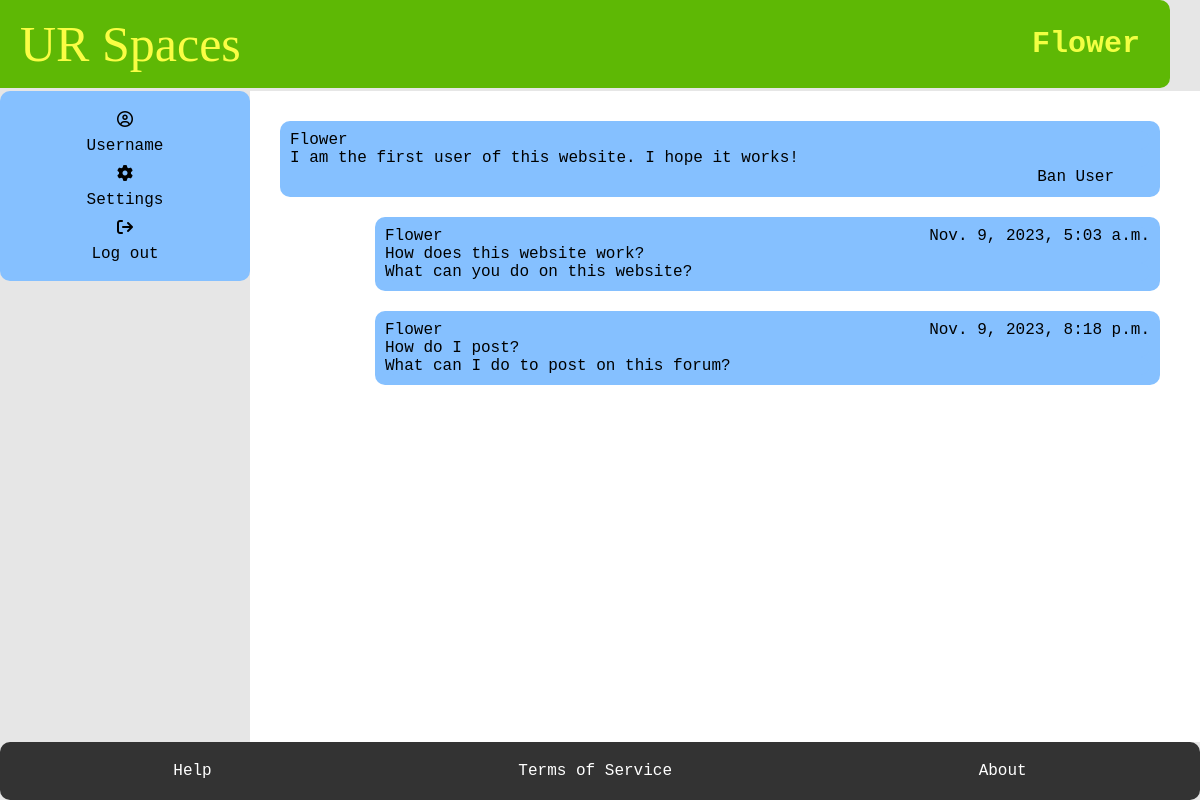
The app's page /user/flower/ (signed in), older data.
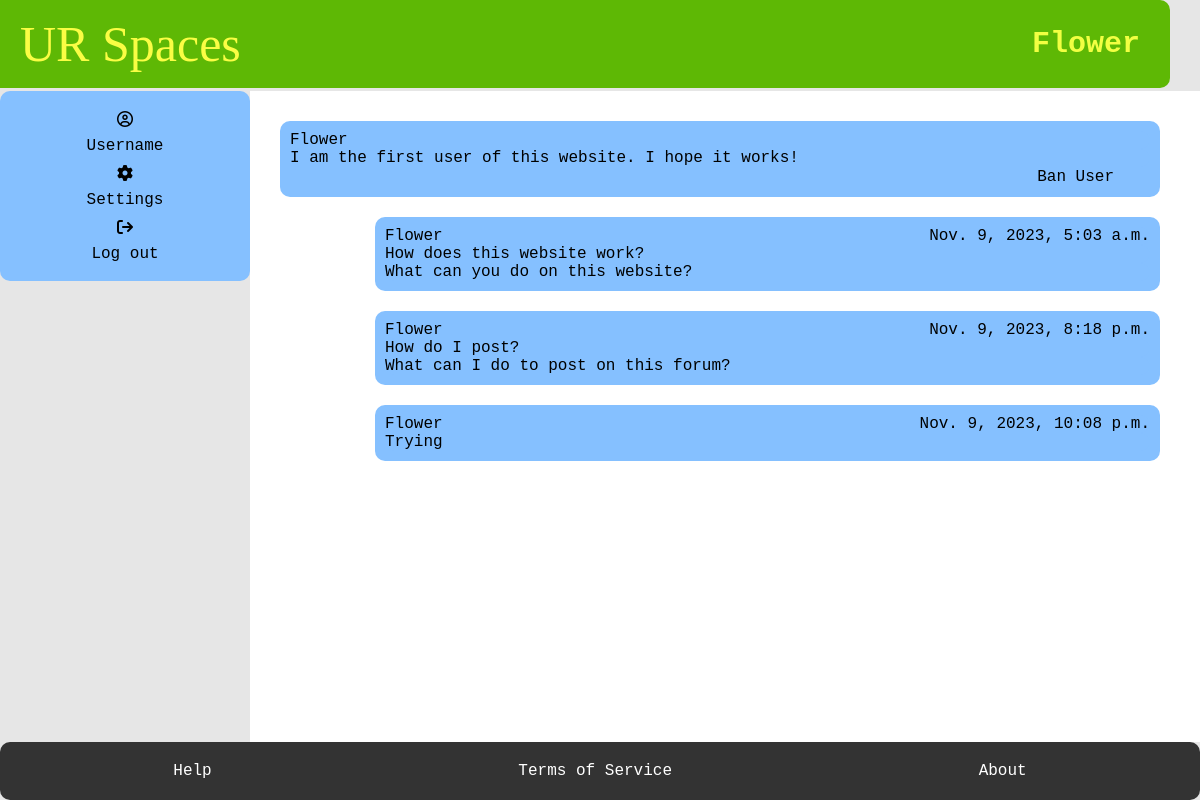
The same page, newer data.
### myapp/models.py (models this page shows, shortened)
class Posts(models.Model):
    User_ID = models.ForeignKey(Student, on_delete=models.CASCADE)
    SubForum_ID = models.ForeignKey(SubForum, default= 1, on_delete=models.CASCADE)
    post_name = models.CharField(max_length=400)
    contents = models.TextField()
    count_likes = models.IntegerField(default=0, blank=True, )
    locked = models.BooleanField(default=False)
    pin = models.BooleanField(default=False)
    reported = models.BooleanField(default=False)
    post_date = models.DateTimeField(auto_now_add=True)
    slug = models.SlugField(max_length=400, unique=True, blank=True)
    def get_url(self):
        return reverse("posts", kwargs={
            "slug":self.slug
        })

class Student(models.Model):
    User_ID = models.ForeignKey(User, on_delete=models.CASCADE)
    bio = models.TextField(default="Please add bio in settings", blank=True)
    banned = models.BooleanField(default=False)
    avatar =ResizedImageField(size=[50, 80], quality=100, upload_to="authors", default=None, null=True, blank=True)
    reported = models.BooleanField(default=False)
    slug = models.SlugField(max_length=400, unique=True, blank=True)

### myapp/views.py (the view)
# urls.py: path("user/<slug>/", user, name="user"),
@login_required
def user(request, slug):
    student= get_object_or_404(Student, slug=slug)
    post = Posts.objects.filter(User_ID = student)
    context = {
        "student": student,
        "post": post
    }
    return render(request, "user.html", context)

### myapp/templates/user.html (shortened to what this page needs)
{% extends 'base.html' %}
    {% block title %}
      <h1>{{student.User_ID.username}}</h1>
    {% endblock %}
    {% block content %}
    <main>
        <section class="box">
            <div class="forum-item">
                <a> {{student.User_ID.username}} </a>
            </div>
            <div class="forum-item">
              <span> {{student.bio}}</span>
            </div>
            <div class="user-item">
              <input type="button" value="Ban User" class="btn2">
          </section>
          {% for field in post %}
            <section class="sub-box">
                <div class="forum-item">
                    <a> {{field.User_ID.User_ID.username}} </a>
                    <span> {{field.post_date}} </span>
                </div>
                <div class="forum-item">
                    <a href="{{field.get_url}}"> {{field.post_name}}  </a>
                  </div>
                  <div class="forum-item">
                    <span> {{field.contents}} </span>
                  </div>
            </section>
            {% endfor %}
    </main>
    {% endblock %}

Row changes from the older to the newer data that the page shows:
added Posts: User_ID.User_ID.username "Flower", post_date "Nov. 9, 2023, 10:08 p.m.", post_name "Trying"
